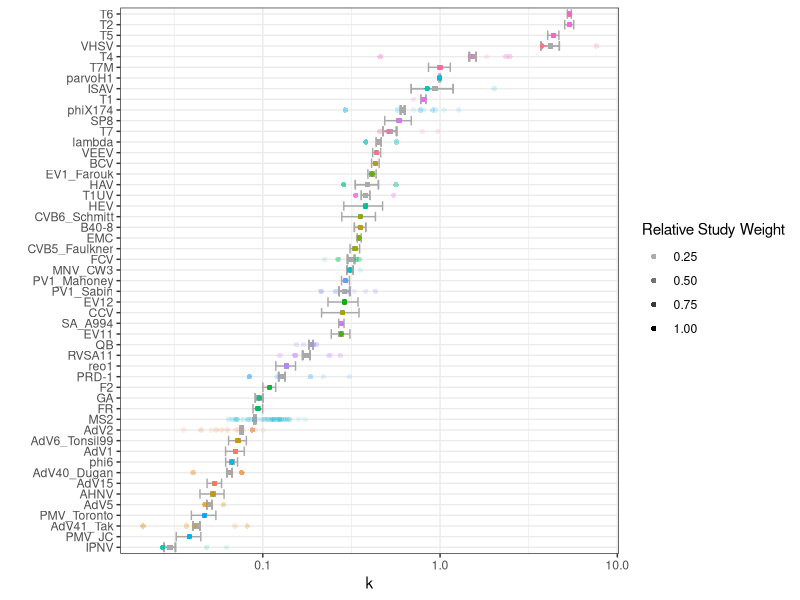

Write R code to recreate this figure. (Note: this script raises an error after producing the figure.)
# 01 - Raw systematic review data analysis
# Takes the raw systematic review data and organizes/summarizes it so that
# the final modeling data set includes no outliers, no study rate constants
# without standard error estimates of k, no viruses for which there is no
# complete genome information, and no viruses that have a unique categorical
# variable type. Estimates of k and the weights for each virus are determined.

# 2020.10.19
# Nicole Rockey

# LIBRARIES---------------------------------------------------------------------

library(tidyverse)

# SET WORKING DIRECTORY---------------------------------------------------------

setwd("~/uv-virus-inactivation-prediction/")

# DATA INPUT--------------------------------------------------------------------

sys_review_data = read.csv('data/sys-review-data.csv', header = TRUE, sep = ",",
                    stringsAsFactors = FALSE)

# FUNCTIONS---------------------------------------------------------------------

# Function to remove outliers from the  virus set.
is_outlier = function(k) {
  # If k is length 3 or greater, returns TRUE whenever k is more than 1.5 IQRs
  #  above the upper quartile or below the lower quartile
  if ( length(k) < 3 ) {
    return( rep(FALSE, length(k)) )
  } else {
    return(
      k > quantile(k, .75) + 1.5 * IQR(k) |
        k < quantile(k, .25) - 1.5 * IQR(k)
    )
  }
}

# DATA MANIPULATION-------------------------------------------------------------

colnames(sys_review_data) = c('study', 'virus', 'k', 'se', 'class')

# Creates a vector that identifies the columns with identifiers.
id_vars = 'virus'

# Creates a vector that identifies the columns with the dependent variable.
dep_vars = 'k'

# Systematic review data without outliers.
sys_review_data_no_outliers = sys_review_data %>%
  #flag and remove outlying estimates
  group_by(virus) %>%
  mutate( outlier = is_outlier(k) ) %>%
  filter( !outlier )

# Manually remove FR from Study 24. Although not removed using the outlier
# approach above (because there are not a lot of rate constants for this virus),
# this rate constant is quite far from the other two rate constants, we know it
# is not accurate. Remove.
sys_review_data_no_outliers = sys_review_data_no_outliers[-which(sys_review_data_no_outliers$study == 24 & sys_review_data_no_outliers$virus == "FR" ), ]

# REMOVE VIRUSES WITHOUT ERROR ESTIMATES----------------------------------------

# Only systematic review data that includes error estimates.
sys_review_data_se = sys_review_data_no_outliers %>%
  # flag and remove outlying estimates
  group_by(virus) %>%
  filter( !is.na(se) )

# INVERSE VARIANCE WEIGHTING BY VIRUS-------------------------------------------

# Inverse variance weights.
model_data = sys_review_data_se %>%
  mutate( w = 1 / se^2 )

# This is the most classical approach to determining the estimated k. It assumes
# all studies are noisy estimaes of the same effect and no study heterogeneity.
model_data = model_data %>%
  group_by(virus) %>%
  mutate(
    kbar_w = sum(w * k)  / sum(w),
    kbar_w_se = sqrt(1 / sum(w)),
    kbar_w_lwr = kbar_w - qnorm(.975) * kbar_w_se,
    kbar_w_upr = kbar_w + qnorm(.975) * kbar_w_se
  ) %>%
  # order by k
  arrange(kbar_w) 

model_data$virus_o = with(model_data, factor(virus, unique(virus)))

model_data %>%
  group_by(virus) %>%
  mutate( 
    study_weight = w / sum(w)  # shade according to weight of experiment for virus
  ) %>% 
  ungroup() %>% 
  ggplot(aes( y = virus_o, x = kbar_w) ) +
  geom_point( pch = 15, color = 'darkgrey', size = 1.5 ) +
  geom_errorbarh( aes(xmin = kbar_w_lwr, xmax = kbar_w_upr), 
                  color = 'darkgrey') +
  geom_point( aes(x = k, color = virus, alpha = study_weight), pch = 16) +
  ylab('') + 
  xlab('k') +
  scale_x_log10() + 
  theme_bw() +
  guides(color = 'none', alpha = guide_legend(title = 'Relative Study Weight'))

# REMOVE VIRUSES WTIH NO COMPLETE GENOME SEQUENCES OR UNIQUE CAT VARS-----------

# For current model, we cannot include the following viruses. Will remove.
model_data_final = model_data %>%
  # flag and remove outlying estimates
  group_by(virus) %>%  
  # Manually remove T4, PMV.
  # Need to remove because these viruses have unique categorical values. LOOCV
  # will not work with these viruses in the data set.
  filter( !{ virus %in% c('T4', 'PMV_JC')}) %>%
  # Manually remove BCV, F2, PMV_Toronto, SA_A994, SP8.
  # Need to remove because they do not have genome sequences available.
  filter( !{ virus %in% c('BCV', 'F2', 'PMV_Toronto', 'SA_A994', 'SP8', 'T1UV')})

# SUMMARIZE---------------------------------------------------------------------
# Systematic review - all data.
sys_review_data_summ_virus = sys_review_data %>%
  group_by(virus) %>%
  summarize( n = n(), .groups = 'drop')
sys_review_data_summ_class = sys_review_data %>%
  group_by(class) %>%
  summarize( n = n(), .groups = 'drop')

# Systematic review without outliers (used in Figure 1).
# What are the outliers?
outliers = sys_review_data %>%
  group_by(virus) %>%
  mutate( outlier = is_outlier(k) ) %>%
  filter( outlier )

sys_review_data_no_outliers_summ_virus = sys_review_data_no_outliers %>%
  group_by(virus) %>%
  summarize(k_mean = mean(k), n = n(), .groups = 'drop')
sys_review_data_no_outliers_summ_class = sys_review_data_no_outliers %>%
  group_by(class) %>%
  summarize(k_mean = mean(k), n = n(), .groups = 'drop')

# Modeling data - only rate constants with se included.
model_data_summ_virus = model_data %>%
  group_by(virus) %>%
  summarize( across(starts_with("k"), mean), n = n(), .groups = 'drop') 
model_data_summ_class = model_data %>%
  group_by(class) %>%
  summarize( n = n(), .groups = 'drop')

# Final modeling data set - remove viruses with unique cat vars or no genome
# sequence (used in model training and validation).
# summarize final model data set.
model_data_final_summ_virus = model_data_final %>%
  group_by(virus) %>%
  summarize( across(starts_with("k"), mean), n = n(), .groups = 'drop') 
model_data_final_summ_class = model_data_final %>%
  group_by(class) %>%
  summarize(  n = n(), .groups = 'drop') 

k_bar = model_data_final_summ_virus$kbar_w
k_var = model_data_final_summ_virus$kbar_w_se^2
names(k_bar) = names(k_var) = model_data_final_summ_virus$virus 

# OUTPUT------------------------------------------------------------------------
save(id_vars, dep_vars, k_var, k_bar, model_data_final, sys_review_data_se, sys_review_data_no_outliers,
     file = "data/uv-inact-meta-k-bar.RData")

# Data to include in Figure 1 (this includes all experimental rate constants
# from systematic review except for the four outliers).
write.csv(sys_review_data_no_outliers, 'csv-outputs/fig-1.csv')

